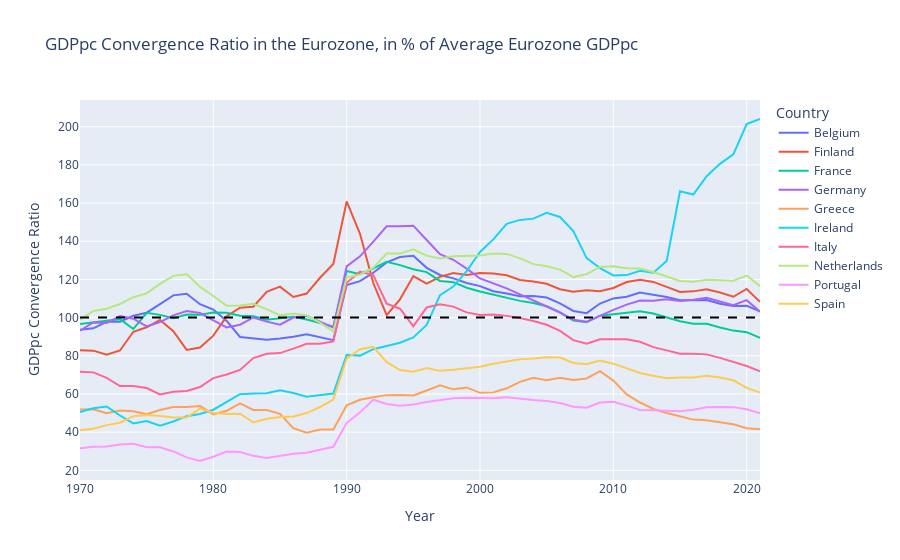

Source (notebook cell):
### Markdown cell above
Simplificando un poco la selección de países

### Code cell
# Definimos qué países de la Eurozona queremos ver y el gráfico de líneas con esos países
Eurozona2 = Eurozona[Eurozona["Country"].isin(["Germany", "France", "Italy", "Spain", "Netherlands", "Belgium", "Portugal", "Greece", "Finland", "Ireland"])]
fig = px.line(Eurozona2, x="Year", y="GDPpc_Convergency_Ratio", color="Country",
                title="GDPpc Convergence Ratio in the Eurozone, in % of Average Eurozone GDPpc",
                labels={"GDP_Convergence_Ratio": "GDP Convergence Ratio", "Year": "Year", "Country": "Country"})

# Personalizamos los ejes y la leyenda
fig.update_layout(
    xaxis_title="Year",
    yaxis_title="GDPpc Convergence Ratio",
    legend_title="Country"
)

# Añadimos una línea en y=100 para indicar el promedio
fig.add_hline(y=100, line_dash="dash", line_color="black")

# Graficamos
fig.show()
